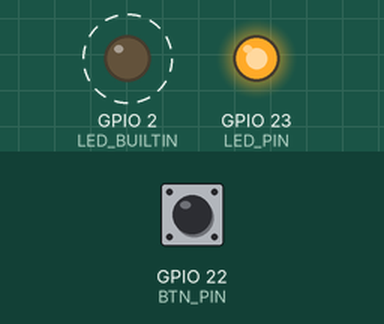
Recording of a program running on a simulated ESP32. Shown: output pins drawn as LEDs (lit = HIGH). Dashed ring = blinking. The inputs (shaded band) are chosen by the test bench; at power-on: GPIO 22 (BTN_PIN) LOW. WiFi joins after 1.5 s; servers stay silent unless stated; storage starts empty; what the program prints to the serial monitor is not drawn.

Above: at 3.2 s.
3.3 s: GPIO 22 (BTN_PIN) pulled HIGH for 0.15 s
At 4.8 s:
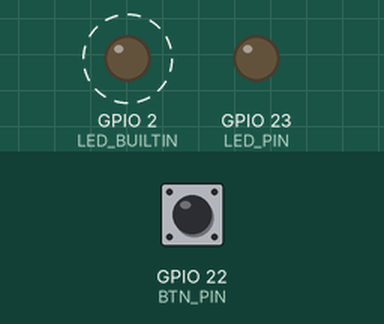
6.4 s: GPIO 22 (BTN_PIN) pulled HIGH for 1 s
At 8.4 s:
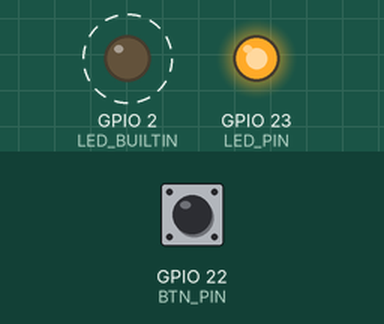
13.4 s: GPIO 22 (BTN_PIN) pulled HIGH for 3.2 s
At 17.7 s:
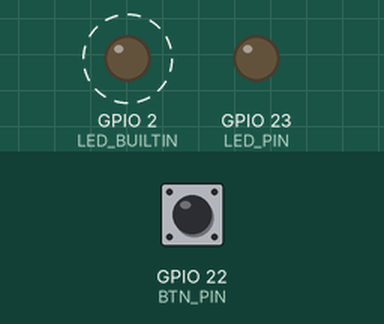
Timing chart, 0 to 19.1 s (numbered marks = the images above; inputs shaded):
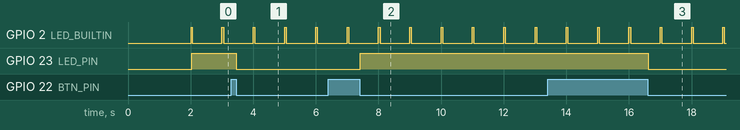

Measured:
- after the input at 3.3 s, GPIO 23 (LED_PIN): HIGH → LOW after 0.16 s
- after the input at 6.4 s, GPIO 23 (LED_PIN): LOW → HIGH after 1.0 s
- after the input at 13.4 s, GPIO 23 (LED_PIN): HIGH → LOW after 3.2 s
- by itself, GPIO 2 (LED_BUILTIN): alternates HIGH for 0.05 s and LOW for 0.95 s

The program:

main.cpp
```cpp
#include <Arduino.h>
#include <SPIFFS.h>
#include <WiFi.h>
#include <ESPAsyncWebServer.h>
#include <ArduinoJson.h>

// ----------------------------------------------------------------------------
// Definition of macros
// ----------------------------------------------------------------------------

#define LED_PIN 23
#define BTN_PIN 22
#define HTTP_PORT 80

#ifndef LED_BUILTIN
#define LED_BUILTIN 2
#endif

// ----------------------------------------------------------------------------
// Definition of global constants
// ----------------------------------------------------------------------------

// Button debouncing
const uint8_t DEBOUNCE_DELAY = 10; // in milliseconds

// WiFi credentials
const char *WIFI_SSID = "xxxx";
const char *WIFI_PASS = "xxxxx";

// ----------------------------------------------------------------------------
// Definition of the LED component
// ----------------------------------------------------------------------------

struct Led
{
    // state variables
    uint8_t pin;
    bool on;

    // methods
    void update()
    {
        digitalWrite(pin, on ? HIGH : LOW);
    }
};

// ----------------------------------------------------------------------------
// Definition of the Button component
// ----------------------------------------------------------------------------

struct Button
{
    // state variables
    uint8_t pin;
    bool lastReading;
    uint32_t lastDebounceTime;
    uint16_t state;

    // methods determining the logical state of the button
    bool pressed() { return state == 1; }
    bool released() { return state == 0xffff; }
    bool held(uint16_t count = 0) { return state > 1 + count && state < 0xffff; }

    // method for reading the physical state of the button
    void read()
    {
        // reads the voltage on the pin connected to the button
        bool reading = digitalRead(pin);

        // if the logic level has changed since the last reading,
        // we reset the timer which counts down the necessary time
        // beyond which we can consider that the bouncing effect
        // has passed.
        if (reading != lastReading)
        {
            lastDebounceTime = millis();
        }

        // from the moment we're out of the bouncing phase
        // the actual status of the button can be determined
        if (millis() - lastDebounceTime > DEBOUNCE_DELAY)
        {
            // don't forget that the read pin is pulled-up
            bool pressed = reading == LOW;
            if (pressed)
            {
                if (state < 0xfffe)
                    state++;
                else if (state == 0xfffe)
                    state = 2;
            }
            else if (state)
            {
                state = state == 0xffff ? 0 : 0xffff;
            }
        }

        // finally, each new reading is saved
        lastReading = reading;
    }
};

// ----------------------------------------------------------------------------
// Definition of global variables
// ----------------------------------------------------------------------------

Led onboard_led = {LED_BUILTIN, false};
Led led = {LED_PIN, false};
Button button = {BTN_PIN, HIGH, 0, 0};

AsyncWebServer server(HTTP_PORT);
AsyncWebSocket ws("/ws");

// ----------------------------------------------------------------------------
// SPIFFS initialization
// ----------------------------------------------------------------------------

void initSPIFFS()
{
    if (!SPIFFS.begin())
    {
        Serial.println("Cannot mount SPIFFS volume...");
        while (1)
        {
            onboard_led.on = millis() % 200 < 50;
            onboard_led.update();
        }
    }
}

// ----------------------------------------------------------------------------
// Connecting to the WiFi network
// ----------------------------------------------------------------------------

void initWiFi()
{
    WiFi.mode(WIFI_STA);
    WiFi.begin(WIFI_SSID, WIFI_PASS);
    Serial.printf("Trying to connect [%s] ", WiFi.macAddress().c_str());
    while (WiFi.status() != WL_CONNECTED)
    {
        Serial.print(".");
        delay(500);
    }
    Serial.printf(" %s\n", WiFi.localIP().toString().c_str());
}

// ----------------------------------------------------------------------------
// Web server initialization
// ----------------------------------------------------------------------------

String processor(const String &var)
{
    return String(var == "STATE" && led.on ? "on" : "off");
}

void onRootRequest(AsyncWebServerRequest *request)
{
    request->send(SPIFFS, "/index.html", "text/html", false, processor);
}

void initWebServer()
{
    server.on("/", onRootRequest);
    server.serveStatic("/", SPIFFS, "/");
    server.begin();
}

// ----------------------------------------------------------------------------
// WebSocket initialization
// ----------------------------------------------------------------------------

void notifyClients()
{
    const uint8_t size = JSON_OBJECT_SIZE(1);
    StaticJsonDocument<size> json;
    json["status"] = led.on ? "on" : "off";

    char buffer[17];
    size_t len = serializeJson(json, buffer);
    ws.textAll(buffer, len);
}

void handleWebSocketMessage(void *arg, uint8_t *data, size_t len)
{
    AwsFrameInfo *info = (AwsFrameInfo *)arg;
    if (info->final && info->index == 0 && info->len == len && info->opcode == WS_TEXT)
    {

        const uint8_t size = JSON_OBJECT_SIZE(1);
        StaticJsonDocument<size> json;
        DeserializationError err = deserializeJson(json, data);
        if (err)
        {
            Serial.print(F("deserializeJson() failed with code "));
            Serial.println(err.c_str());
            return;
        }

        const char *action = json["action"];
        if (strcmp(action, "toggle") == 0)
        {
            led.on = !led.on;
            notifyClients();
        }
    }
}

void onEvent(AsyncWebSocket *server,
             AsyncWebSocketClient *client,
             AwsEventType type,
             void *arg,
             uint8_t *data,
             size_t len)
{

    switch (type)
    {
    case WS_EVT_CONNECT:
        Serial.printf("WebSocket client #%u connected from %s\n", client->id(), client->remoteIP().toString().c_str());
        break;
    case WS_EVT_DISCONNECT:
        Serial.printf("WebSocket client #%u disconnected\n", client->id());
        break;
    case WS_EVT_DATA:
        handleWebSocketMessage(arg, data, len);
        break;
    case WS_EVT_PONG:
    case WS_EVT_ERROR:
        break;
    }
}

void initWebSocket()
{
    ws.onEvent(onEvent);
    server.addHandler(&ws);
}

// ----------------------------------------------------------------------------
// Initialization
// ----------------------------------------------------------------------------

void setup()
{
    pinMode(onboard_led.pin, OUTPUT);
    pinMode(led.pin, OUTPUT);
    pinMode(button.pin, INPUT_PULLDOWN);

    Serial.begin(115200);
    delay(500);

    initSPIFFS();
    initWiFi();
    initWebSocket();
    initWebServer();
}

// ----------------------------------------------------------------------------
// Main control loop
// ----------------------------------------------------------------------------

void loop()
{
    ws.cleanupClients();

    button.read();

    if (button.pressed())
    {
        led.on = !led.on;
        notifyClients();
    }

    onboard_led.on = millis() % 1000 < 50;

    led.update();
    onboard_led.update();
}
```
